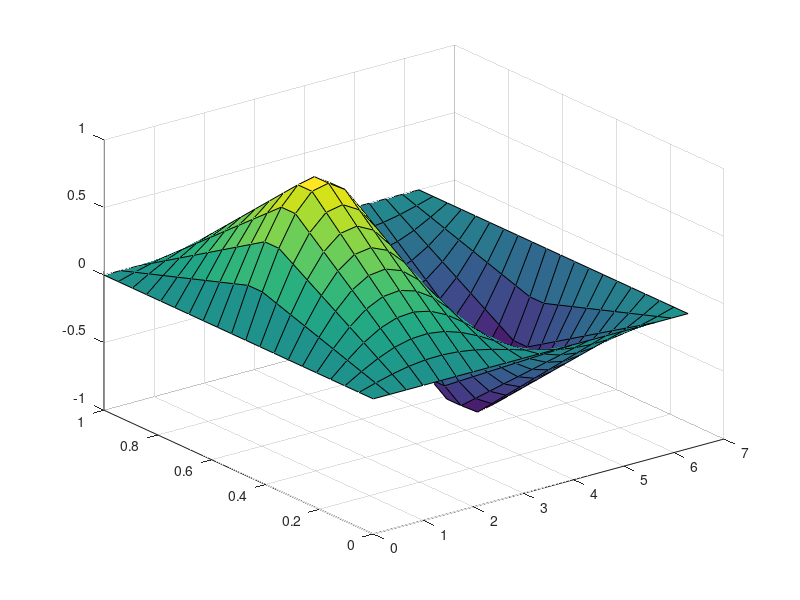
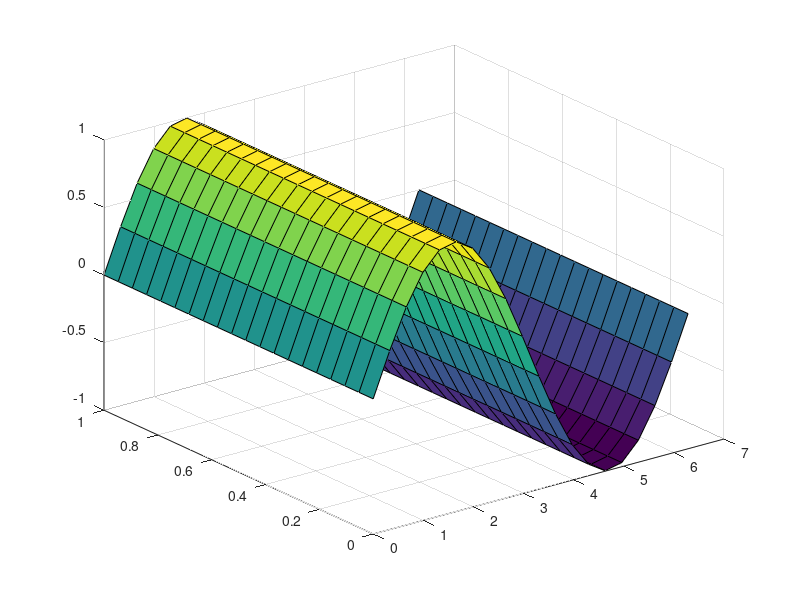
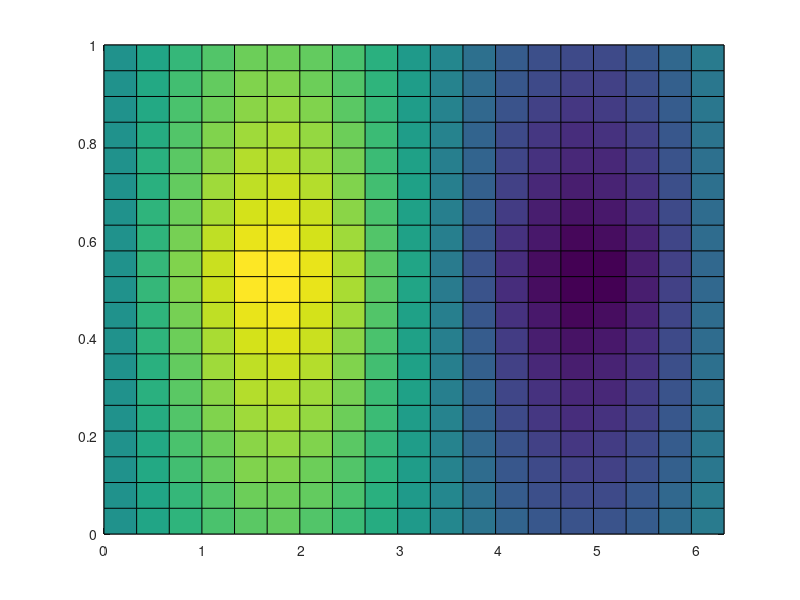

The MATLAB source for these figures, in order: (Note: this script raises an error after producing the figures.)

z = linspace(0,1,20);
deg = linspace(0,2*pi,20);
MBF = sin(deg);
zn = 0.5;
del = z(2) - z(1);
rooftop = ((del-abs(z-zn))/del);
rooftop = rooftop + max(abs(rooftop));
rooftop = rooftop/max(abs(rooftop));
In_axial = kron(MBF,rooftop');
In_axial = reshape(In_axial,[20,20]);
% In_circ  = kron(MBF,MBF);
% In_circ = reshape(In_circ,[20,20]);
In_circ = repmat(MBF,20);
In_circ = In_circ(1,:);
In_circ = reshape(In_circ,[20,20]);
surf(deg, z, In_axial)
figure
surf(deg, z, In_circ');

% Both
figure
% surf(deg,z,In_axial+In_circ')
pcolor(deg,z,In_axial+In_circ')
hold on
h = quiver(x,y,In_circ',In_axial,0.2);



% Azimuthal
figure
ah = axes;
pcolor(deg,z*scale_factor,In_circ')
hold on
h = quiver(x,y*scale_factor,In_circ'*scale_factor,zeros(20),0.2);
xlim([min(x) max(x)])
ylim([min(y) max(y)]*scale_factor)
set(ah,'YTick',y*scale_factor)
set(ah,'YTickLabel',y)

% Axial
u = repmat(rooftop,20);
u =  u(:,1:20);
u = zeros(20);

% v = repmat(v,20);
% v = v(:,1:20);
w = zeros(20);
%  quiver3(x,y,In,u,v,w)
scale_factor = range(x)/range(y);

figure;
ah = axes;
pcolor(deg,z*scale_factor,In_axial)
hold on
h = quiver(x,y*scale_factor,u,v'*scale_factor,0.2);
xlim([min(x) max(x)])
ylim([min(y) max(y)]*scale_factor)
set(ah,'YTick',y*scale_factor)
set(ah,'YTickLabel',y)
% hold on


h.Head.LineStyle = 'solid';